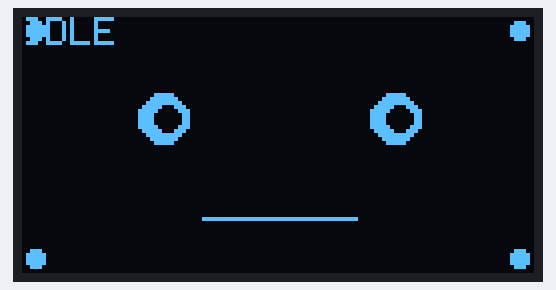
A sketch run on a simulated ESP32. Shown: 128×64 one-colour display. What the sketch prints to the serial monitor is not drawn.

Above: at 0.1 s.
At 8.89 s:
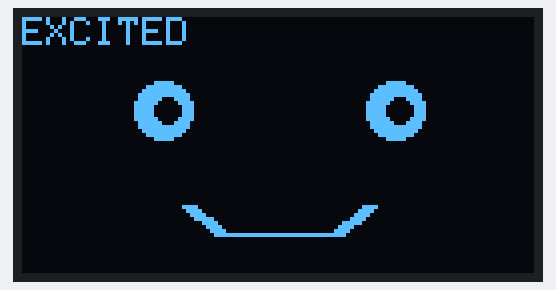
At 19.4 s:
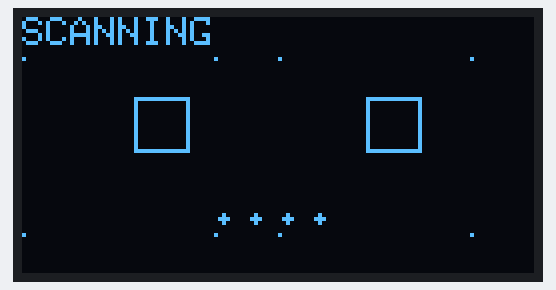
At 24.3 s:
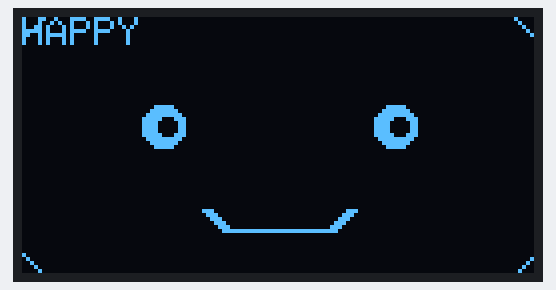
At 30.42 s:
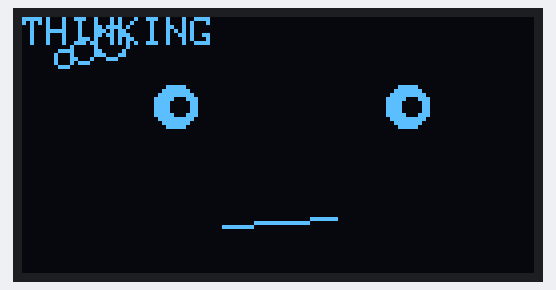
At 33.14 s:
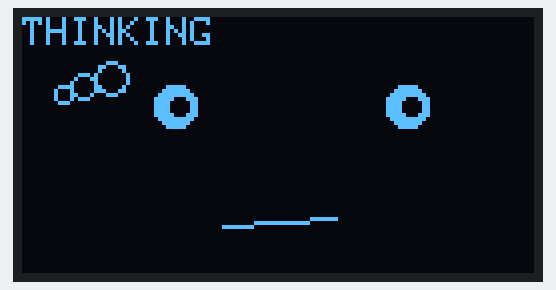

Measured:
- what the display in image 0 shows lasts 2.9 s, from 0.1 s to 3.0 s
- what the display in image 2 shows lasts 0.6 s, from 19.4 s to 20.0 s

The sketch:

face-animation-demo.ino
```cpp
/*
 * ESP32 Face Animation Demo
 * Shows animated face expressions on OLED display
 * Cycles through different emotions and states
 */

#include <Wire.h>
#include <Adafruit_GFX.h>
#include <Adafruit_SSD1306.h>

#define SCREEN_WIDTH 128
#define SCREEN_HEIGHT 64
#define OLED_RESET -1
#define SCREEN_ADDRESS 0x3C

Adafruit_SSD1306 display(SCREEN_WIDTH, SCREEN_HEIGHT, &Wire, OLED_RESET);

// Animation timing
unsigned long lastFrame = 0;
int currentExpression = 0;
int animationStep = 0;
bool blinking = false;

// Eye positions
int leftEyeX = 35, leftEyeY = 25;
int rightEyeX = 93, rightEyeY = 25;
int eyeSize = 12;

void setup() {
  Serial.begin(115200);

  Wire.begin(21, 22);
  if(!display.begin(SSD1306_SWITCHCAPVCC, SCREEN_ADDRESS)) {
    Serial.println("OLED failed!");
    while(1);
  }

  display.clearDisplay();
  display.setTextSize(1);
  display.setTextColor(SSD1306_WHITE);
  display.display();

  Serial.println("Face Animation Demo Started!");
}

void loop() {
  unsigned long now = millis();

  // Change expression every 3 seconds
  if (now - lastFrame >= 3000) {
    lastFrame = now;
    currentExpression++;
    if (currentExpression > 6) currentExpression = 0;
    animationStep = 0;
  }

  display.clearDisplay();

  // Draw face based on current expression
  switch(currentExpression) {
    case 0:
      drawNeutral();
      break;
    case 1:
      drawHappy();
      break;
    case 2:
      drawExcited();
      break;
    case 3:
      drawThinking();
      break;
    case 4:
      drawListening();
      break;
    case 5:
      drawSpeaking();
      break;
    case 6:
      drawScanning();
      break;
  }

  // Add label
  drawLabel();

  display.display();
  animationStep++;
  delay(50);
}

void drawNeutral() {
  // Simple neutral face - JARVIS idle state
  drawEyes(35, 25, 93, 25, 12, 12, false);

  // Horizontal mouth
  display.drawLine(45, 50, 83, 50, SSD1306_WHITE);

  // Corner dots
  display.fillCircle(3, 3, 2, SSD1306_WHITE);
  display.fillCircle(124, 3, 2, SSD1306_WHITE);
  display.fillCircle(3, 60, 2, SSD1306_WHITE);
  display.fillCircle(124, 60, 2, SSD1306_WHITE);
}

void drawHappy() {
  // Happy eyes (smaller, content)
  drawEyes(35, 27, 93, 27, 10, 8, false);

  // Smile
  for(int i = 0; i < 3; i++) {
    display.drawLine(45 + i, 48, 50 + i, 53, SSD1306_WHITE);
    display.drawLine(78 - i, 53, 83 - i, 48, SSD1306_WHITE);
  }
  display.drawLine(50, 53, 78, 53, SSD1306_WHITE);

  // Happy corner arcs
  drawCornerArcs();
}

void drawExcited() {
  // Wide open eyes with animation
  int bounce = (animationStep % 20) < 10 ? 1 : 0;
  drawEyes(35, 23 - bounce, 93, 23 - bounce, 14, 14, false);

  // Big smile
  for(int i = 0; i < 4; i++) {
    display.drawLine(40 + i, 47, 48 + i, 54, SSD1306_WHITE);
    display.drawLine(80 - i, 54, 88 - i, 47, SSD1306_WHITE);
  }
  display.drawLine(48, 54, 80, 54, SSD1306_WHITE);

  // Excitement particles
  if (animationStep % 10 < 5) {
    display.fillCircle(15, 15 + (animationStep % 8), 2, SSD1306_WHITE);
    display.fillCircle(113, 20 + (animationStep % 6), 2, SSD1306_WHITE);
  }
}

void drawThinking() {
  // Looking up and to the side
  int offset = 3;
  drawEyes(35 + offset, 22, 93 + offset, 22, 11, 11, false);

  // Thoughtful mouth (slight curve)
  display.drawLine(50, 52, 78, 50, SSD1306_WHITE);

  // Thought bubbles
  int bubbleOffset = animationStep % 40;
  display.drawCircle(10, 10 + bubbleOffset / 4, 2, SSD1306_WHITE);
  display.drawCircle(15, 8 + bubbleOffset / 4, 3, SSD1306_WHITE);
  display.drawCircle(22, 6 + bubbleOffset / 4, 4, SSD1306_WHITE);
}

void drawListening() {
  // Focused eyes
  drawEyes(35, 25, 93, 25, 11, 13, false);

  // Attentive mouth (small)
  display.drawCircle(64, 50, 3, SSD1306_WHITE);

  // Sound waves animation
  int wave = animationStep % 30;
  for(int i = 0; i < 3; i++) {
    int offset = wave + (i * 10);
    if (offset < 30) {
      display.drawLine(5 + offset, 30, 10 + offset, 25, SSD1306_WHITE);
      display.drawLine(10 + offset, 25, 15 + offset, 30, SSD1306_WHITE);

      display.drawLine(113 - offset, 30, 118 - offset, 35, SSD1306_WHITE);
      display.drawLine(118 - offset, 35, 123 - offset, 30, SSD1306_WHITE);
    }
  }
}

void drawSpeaking() {
  // Normal eyes
  drawEyes(35, 25, 93, 25, 12, 12, false);

  // Animated mouth (speaking)
  int mouthHeight = 48 + (animationStep % 10 < 5 ? 2 : -2);
  display.drawLine(50, mouthHeight, 60, 52, SSD1306_WHITE);
  display.drawLine(60, 52, 68, 52, SSD1306_WHITE);
  display.drawLine(68, 52, 78, mouthHeight, SSD1306_WHITE);

  // Voice wave lines
  int waveX = 90 + (animationStep % 20);
  display.drawLine(waveX, 35, waveX + 3, 32, SSD1306_WHITE);
  display.drawLine(waveX + 3, 32, waveX + 6, 35, SSD1306_WHITE);

  waveX = 95 + (animationStep % 15);
  display.drawLine(waveX, 38, waveX + 4, 34, SSD1306_WHITE);
  display.drawLine(waveX + 4, 34, waveX + 8, 38, SSD1306_WHITE);
}

void drawScanning() {
  // Scanning eyes (horizontal lines moving)
  int scanLine = (animationStep % 24);

  // Left eye
  display.drawRect(28, 20, 14, 14, SSD1306_WHITE);
  for(int i = 0; i < 3; i++) {
    int y = 22 + scanLine + (i * 4);
    if (y < 32) {
      display.drawLine(30, y, 40, y, SSD1306_WHITE);
    }
  }

  // Right eye
  display.drawRect(86, 20, 14, 14, SSD1306_WHITE);
  for(int i = 0; i < 3; i++) {
    int y = 22 + scanLine + (i * 4);
    if (y < 32) {
      display.drawLine(88, y, 98, y, SSD1306_WHITE);
    }
  }

  // Scanning mouth (dots)
  display.fillCircle(50, 50, 1, SSD1306_WHITE);
  display.fillCircle(58, 50, 1, SSD1306_WHITE);
  display.fillCircle(66, 50, 1, SSD1306_WHITE);
  display.fillCircle(74, 50, 1, SSD1306_WHITE);

  // Scanning grid
  int gridOffset = animationStep % 64;
  for(int i = 0; i < 128; i += 16) {
    if ((i + gridOffset) % 64 < 32) {
      display.drawPixel(i, 10, SSD1306_WHITE);
      display.drawPixel(i, 54, SSD1306_WHITE);
    }
  }
}

void drawEyes(int leftX, int leftY, int rightX, int rightY, int width, int height, bool closed) {
  if (closed) {
    // Closed eyes (horizontal lines)
    display.drawLine(leftX - width/2, leftY, leftX + width/2, leftY, SSD1306_WHITE);
    display.drawLine(rightX - width/2, rightY, rightX + width/2, rightY, SSD1306_WHITE);
  } else {
    // Open eyes (circles)
    display.fillCircle(leftX, leftY, width/2, SSD1306_WHITE);
    display.fillCircle(rightX, rightY, width/2, SSD1306_WHITE);

    // Pupils (smaller circles in black to create effect)
    display.fillCircle(leftX + 1, leftY, width/4, SSD1306_BLACK);
    display.fillCircle(rightX + 1, rightY, width/4, SSD1306_BLACK);
  }
}

void drawCornerArcs() {
  // Decorative corner arcs
  display.drawLine(0, 5, 5, 0, SSD1306_WHITE);
  display.drawLine(123, 0, 128, 5, SSD1306_WHITE);
  display.drawLine(0, 59, 5, 64, SSD1306_WHITE);
  display.drawLine(123, 64, 128, 59, SSD1306_WHITE);
}

void drawLabel() {
  // Show current state
  display.setTextSize(1);
  display.setCursor(0, 0);

  switch(currentExpression) {
    case 0: display.print("IDLE"); break;
    case 1: display.print("HAPPY"); break;
    case 2: display.print("EXCITED"); break;
    case 3: display.print("THINKING"); break;
    case 4: display.print("LISTENING"); break;
    case 5: display.print("SPEAKING"); break;
    case 6: display.print("SCANNING"); break;
  }
}
```
